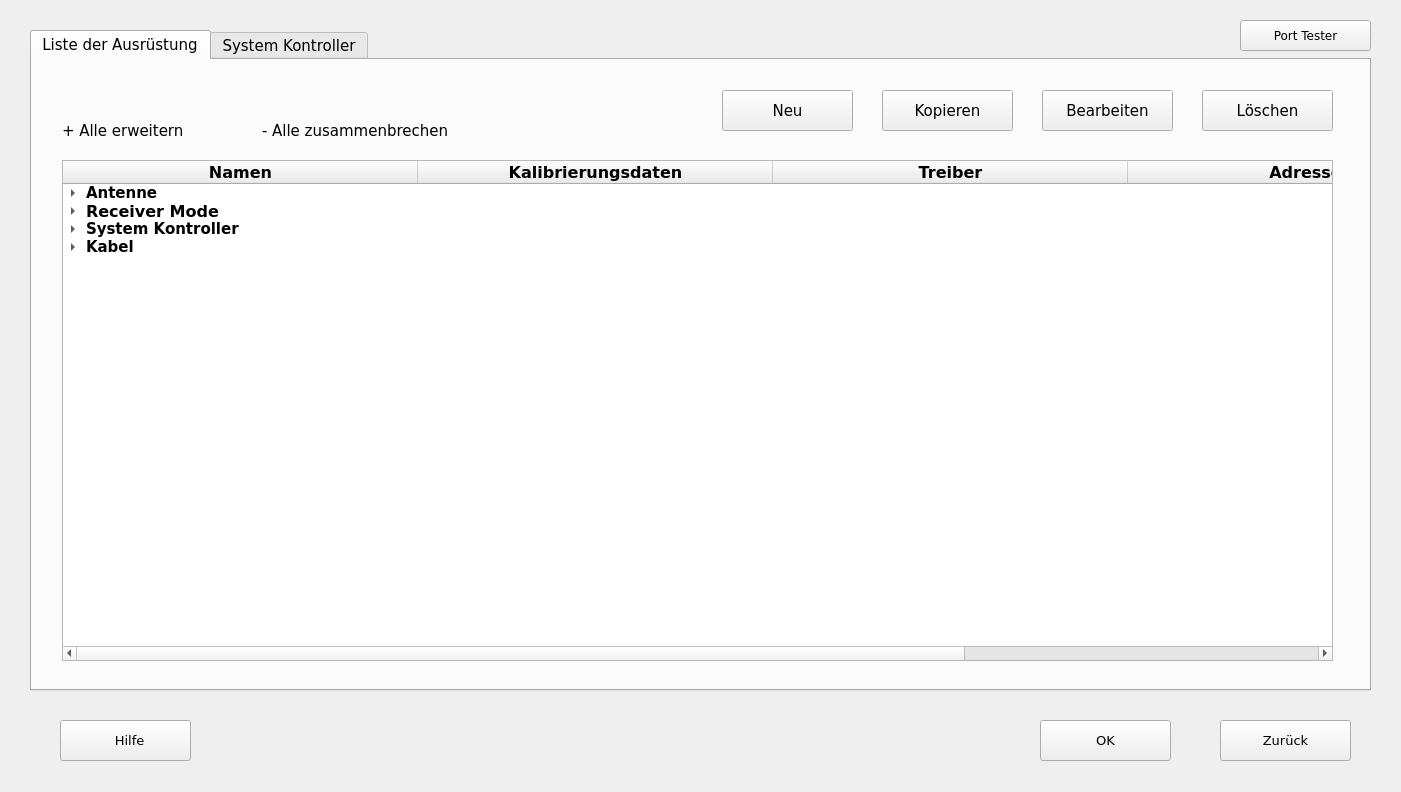
<?xml version="1.0" encoding="UTF-8"?>
<ui version="4.0">
 <class>EquipmentManagement</class>
 <widget class="QWidget" name="EquipmentManagement">
  <property name="windowModality">
   <enum>Qt::WindowModal</enum>
  </property>
  <property name="geometry">
   <rect>
    <x>0</x>
    <y>0</y>
    <width>1401</width>
    <height>792</height>
   </rect>
  </property>
  <property name="minimumSize">
   <size>
    <width>1401</width>
    <height>792</height>
   </size>
  </property>
  <property name="maximumSize">
   <size>
    <width>1401</width>
    <height>792</height>
   </size>
  </property>
  <property name="font">
   <font>
    <family>Verdana</family>
   </font>
  </property>
  <property name="windowTitle">
   <string>Management der Ausrüstung</string>
  </property>
  <property name="windowIcon">
   <iconset>
    <selectedon>icon materials/3.png</selectedon>
   </iconset>
  </property>
  <widget class="QTabWidget" name="tabWidget">
   <property name="geometry">
    <rect>
     <x>30</x>
     <y>30</y>
     <width>1341</width>
     <height>661</height>
    </rect>
   </property>
   <property name="minimumSize">
    <size>
     <width>1341</width>
     <height>661</height>
    </size>
   </property>
   <property name="maximumSize">
    <size>
     <width>1341</width>
     <height>661</height>
    </size>
   </property>
   <property name="font">
    <font>
     <pointsize>11</pointsize>
    </font>
   </property>
   <property name="acceptDrops">
    <bool>true</bool>
   </property>
   <property name="toolTip">
    <string/>
   </property>
   <property name="tabShape">
    <enum>QTabWidget::Rounded</enum>
   </property>
   <property name="currentIndex">
    <number>0</number>
   </property>
   <property name="iconSize">
    <size>
     <width>20</width>
     <height>20</height>
    </size>
   </property>
   <property name="documentMode">
    <bool>false</bool>
   </property>
   <widget class="QWidget" name="listderausrustung">
    <attribute name="title">
     <string>Liste der Ausrüstung</string>
    </attribute>
    <widget class="QTreeWidget" name="treeWidget">
     <property name="geometry">
      <rect>
       <x>30</x>
       <y>100</y>
       <width>1271</width>
       <height>501</height>
      </rect>
     </property>
     <property name="minimumSize">
      <size>
       <width>1271</width>
       <height>501</height>
      </size>
     </property>
     <property name="maximumSize">
      <size>
       <width>1271</width>
       <height>501</height>
      </size>
     </property>
     <property name="font">
      <font>
       <family>Verdana</family>
      </font>
     </property>
     <property name="layoutDirection">
      <enum>Qt::LeftToRight</enum>
     </property>
     <property name="frameShape">
      <enum>QFrame::StyledPanel</enum>
     </property>
     <property name="sizeAdjustPolicy">
      <enum>QAbstractScrollArea::AdjustToContents</enum>
     </property>
     <property name="selectionMode">
      <enum>QAbstractItemView::MultiSelection</enum>
     </property>
     <property name="selectionBehavior">
      <enum>QAbstractItemView::SelectItems</enum>
     </property>
     <property name="rootIsDecorated">
      <bool>true</bool>
     </property>
     <property name="uniformRowHeights">
      <bool>true</bool>
     </property>
     <property name="animated">
      <bool>true</bool>
     </property>
     <property name="allColumnsShowFocus">
      <bool>false</bool>
     </property>
     <property name="wordWrap">
      <bool>false</bool>
     </property>
     <property name="headerHidden">
      <bool>false</bool>
     </property>
     <attribute name="headerCascadingSectionResizes">
      <bool>true</bool>
     </attribute>
     <attribute name="headerDefaultSectionSize">
      <number>355</number>
     </attribute>
     <attribute name="headerHighlightSections">
      <bool>false</bool>
     </attribute>
     <attribute name="headerMinimumSectionSize">
      <number>41</number>
     </attribute>
     <column>
      <property name="text">
       <string>Namen</string>
      </property>
      <property name="font">
       <font>
        <family>Verdana</family>
        <pointsize>12</pointsize>
        <weight>75</weight>
        <bold>true</bold>
       </font>
      </property>
      <property name="textAlignment">
       <set>AlignCenter</set>
      </property>
     </column>
     <column>
      <property name="text">
       <string>Kalibrierungsdaten</string>
      </property>
      <property name="font">
       <font>
        <family>Verdana</family>
        <pointsize>12</pointsize>
        <weight>75</weight>
        <bold>true</bold>
       </font>
      </property>
      <property name="textAlignment">
       <set>AlignCenter</set>
      </property>
     </column>
     <column>
      <property name="text">
       <string>Treiber</string>
      </property>
      <property name="font">
       <font>
        <family>Verdana</family>
        <pointsize>12</pointsize>
        <weight>75</weight>
        <bold>true</bold>
       </font>
      </property>
      <property name="textAlignment">
       <set>AlignCenter</set>
      </property>
     </column>
     <column>
      <property name="text">
       <string>Adresse</string>
      </property>
      <property name="font">
       <font>
        <family>Verdana</family>
        <pointsize>12</pointsize>
        <weight>75</weight>
        <bold>true</bold>
       </font>
      </property>
      <property name="textAlignment">
       <set>AlignCenter</set>
      </property>
     </column>
     <column>
      <property name="text">
       <string>Beschreibung</string>
      </property>
      <property name="font">
       <font>
        <family>Verdana</family>
        <pointsize>12</pointsize>
        <weight>75</weight>
        <bold>true</bold>
       </font>
      </property>
      <property name="textAlignment">
       <set>AlignCenter</set>
      </property>
     </column>
     <item>
      <property name="text">
       <string>Antenne</string>
      </property>
      <property name="font">
       <font>
        <family>Verdana</family>
        <pointsize>11</pointsize>
        <weight>75</weight>
        <bold>true</bold>
       </font>
      </property>
      <item>
       <property name="text">
        <string>Antenne</string>
       </property>
       <property name="font">
        <font>
         <family>Verdana</family>
         <pointsize>11</pointsize>
         <weight>75</weight>
         <bold>true</bold>
        </font>
       </property>
       <item>
        <property name="text">
         <string>R&amp;S HL562</string>
        </property>
        <property name="font">
         <font>
          <family>Verdana</family>
          <pointsize>11</pointsize>
         </font>
        </property>
        <property name="text">
         <string>--</string>
        </property>
        <property name="font">
         <font>
          <family>Verdana</family>
          <pointsize>11</pointsize>
         </font>
        </property>
        <property name="textAlignment">
         <set>AlignCenter</set>
        </property>
       </item>
      </item>
      <item>
       <property name="text">
        <string>Antenne Kontroller</string>
       </property>
       <property name="font">
        <font>
         <family>Verdana</family>
         <pointsize>11</pointsize>
         <weight>75</weight>
         <bold>true</bold>
        </font>
       </property>
      </item>
      <item>
       <property name="text">
        <string>RF Abschwächer</string>
       </property>
       <property name="font">
        <font>
         <family>Verdana</family>
         <pointsize>11</pointsize>
         <weight>75</weight>
         <bold>true</bold>
        </font>
       </property>
       <property name="text">
        <string/>
       </property>
       <property name="font">
        <font>
         <family>Verdana</family>
         <pointsize>12</pointsize>
         <weight>75</weight>
         <bold>true</bold>
        </font>
       </property>
      </item>
      <item>
       <property name="text">
        <string>Pre-Amp</string>
       </property>
       <property name="font">
        <font>
         <family>Verdana</family>
         <pointsize>11</pointsize>
         <weight>75</weight>
         <bold>true</bold>
        </font>
       </property>
       <property name="text">
        <string/>
       </property>
      </item>
     </item>
     <item>
      <property name="text">
       <string>Receiver Mode</string>
      </property>
      <property name="font">
       <font>
        <family>Verdana</family>
        <pointsize>12</pointsize>
        <weight>75</weight>
        <bold>true</bold>
       </font>
      </property>
      <property name="text">
       <string/>
      </property>
      <property name="font">
       <font>
        <family>Verdana</family>
        <pointsize>11</pointsize>
        <weight>75</weight>
        <bold>true</bold>
       </font>
      </property>
      <item>
       <property name="text">
        <string>ESPI - 1002955 </string>
       </property>
       <property name="font">
        <font>
         <family>Verdana</family>
         <pointsize>11</pointsize>
        </font>
       </property>
       <property name="text">
        <string>--</string>
       </property>
       <property name="font">
        <font>
         <family>Verdana</family>
         <pointsize>11</pointsize>
        </font>
       </property>
       <property name="textAlignment">
        <set>AlignCenter</set>
       </property>
       <property name="text">
        <string>ESPI.dll</string>
       </property>
       <property name="font">
        <font>
         <family>Verdana</family>
         <pointsize>11</pointsize>
        </font>
       </property>
       <property name="textAlignment">
        <set>AlignCenter</set>
       </property>
       <property name="text">
        <string>GPIB0::20::INSTR</string>
       </property>
       <property name="font">
        <font>
         <family>Verdana</family>
         <pointsize>11</pointsize>
        </font>
       </property>
       <property name="textAlignment">
        <set>AlignCenter</set>
       </property>
       <property name="text">
        <string>verwendet nur Receiver-Mode</string>
       </property>
       <property name="font">
        <font>
         <family>Verdana</family>
         <pointsize>11</pointsize>
        </font>
       </property>
      </item>
     </item>
     <item>
      <property name="text">
       <string>System Kontroller</string>
      </property>
      <property name="font">
       <font>
        <family>Verdana</family>
        <pointsize>11</pointsize>
        <weight>75</weight>
        <bold>true</bold>
       </font>
      </property>
      <item>
       <property name="text">
        <string>HP 3488A - 0000</string>
       </property>
       <property name="font">
        <font>
         <family>Verdana</family>
         <pointsize>11</pointsize>
        </font>
       </property>
       <property name="text">
        <string>--</string>
       </property>
       <property name="font">
        <font>
         <family>Verdana</family>
         <pointsize>11</pointsize>
        </font>
       </property>
       <property name="textAlignment">
        <set>AlignCenter</set>
       </property>
       <property name="text">
        <string>HP3488A.dll</string>
       </property>
       <property name="font">
        <font>
         <family>Verdana</family>
         <pointsize>11</pointsize>
        </font>
       </property>
       <property name="textAlignment">
        <set>AlignCenter</set>
       </property>
       <property name="text">
        <string>GPIB0::9::INSTR</string>
       </property>
       <property name="font">
        <font>
         <family>Verdana</family>
         <pointsize>11</pointsize>
        </font>
       </property>
       <property name="textAlignment">
        <set>AlignCenter</set>
       </property>
       <property name="text">
        <string>schaltet Verstärker, selbstgeschriebener Treiber</string>
       </property>
       <property name="font">
        <font>
         <family>Verdana</family>
         <pointsize>11</pointsize>
        </font>
       </property>
      </item>
     </item>
     <item>
      <property name="text">
       <string>Kabel</string>
      </property>
      <property name="font">
       <font>
        <family>Verdana</family>
        <pointsize>11</pointsize>
        <weight>75</weight>
        <bold>true</bold>
       </font>
      </property>
      <item>
       <property name="text">
        <string>Kabel 1</string>
       </property>
       <property name="font">
        <font>
         <family>Verdana</family>
         <pointsize>11</pointsize>
        </font>
       </property>
       <property name="text">
        <string>--</string>
       </property>
       <property name="font">
        <font>
         <family>Verdana</family>
         <pointsize>11</pointsize>
        </font>
       </property>
       <property name="textAlignment">
        <set>AlignCenter</set>
       </property>
      </item>
      <item>
       <property name="text">
        <string>Kabel 2</string>
       </property>
       <property name="font">
        <font>
         <family>Verdana</family>
         <pointsize>11</pointsize>
        </font>
       </property>
       <property name="text">
        <string>--</string>
       </property>
       <property name="font">
        <font>
         <family>Verdana</family>
         <pointsize>11</pointsize>
        </font>
       </property>
       <property name="textAlignment">
        <set>AlignCenter</set>
       </property>
      </item>
     </item>
    </widget>
    <widget class="QToolButton" name="NeuButton">
     <property name="geometry">
      <rect>
       <x>690</x>
       <y>30</y>
       <width>131</width>
       <height>41</height>
      </rect>
     </property>
     <property name="minimumSize">
      <size>
       <width>131</width>
       <height>41</height>
      </size>
     </property>
     <property name="maximumSize">
      <size>
       <width>131</width>
       <height>41</height>
      </size>
     </property>
     <property name="text">
      <string>Neu</string>
     </property>
    </widget>
    <widget class="QToolButton" name="CopyButton">
     <property name="geometry">
      <rect>
       <x>850</x>
       <y>30</y>
       <width>131</width>
       <height>41</height>
      </rect>
     </property>
     <property name="minimumSize">
      <size>
       <width>131</width>
       <height>41</height>
      </size>
     </property>
     <property name="maximumSize">
      <size>
       <width>131</width>
       <height>41</height>
      </size>
     </property>
     <property name="text">
      <string>Kopieren</string>
     </property>
    </widget>
    <widget class="QToolButton" name="ProcessButton">
     <property name="geometry">
      <rect>
       <x>1010</x>
       <y>30</y>
       <width>131</width>
       <height>41</height>
      </rect>
     </property>
     <property name="minimumSize">
      <size>
       <width>131</width>
       <height>41</height>
      </size>
     </property>
     <property name="maximumSize">
      <size>
       <width>131</width>
       <height>41</height>
      </size>
     </property>
     <property name="text">
      <string>Bearbeiten</string>
     </property>
    </widget>
    <widget class="QToolButton" name="deleteButton">
     <property name="geometry">
      <rect>
       <x>1170</x>
       <y>30</y>
       <width>131</width>
       <height>41</height>
      </rect>
     </property>
     <property name="minimumSize">
      <size>
       <width>131</width>
       <height>41</height>
      </size>
     </property>
     <property name="maximumSize">
      <size>
       <width>131</width>
       <height>41</height>
      </size>
     </property>
     <property name="text">
      <string>Löschen</string>
     </property>
    </widget>
    <widget class="QLabel" name="ListErweiterung">
     <property name="geometry">
      <rect>
       <x>30</x>
       <y>50</y>
       <width>171</width>
       <height>41</height>
      </rect>
     </property>
     <property name="minimumSize">
      <size>
       <width>171</width>
       <height>41</height>
      </size>
     </property>
     <property name="maximumSize">
      <size>
       <width>171</width>
       <height>41</height>
      </size>
     </property>
     <property name="text">
      <string>+ Alle erweitern</string>
     </property>
    </widget>
    <widget class="QLabel" name="ListZusammenbrechen">
     <property name="geometry">
      <rect>
       <x>230</x>
       <y>50</y>
       <width>261</width>
       <height>41</height>
      </rect>
     </property>
     <property name="minimumSize">
      <size>
       <width>261</width>
       <height>41</height>
      </size>
     </property>
     <property name="maximumSize">
      <size>
       <width>261</width>
       <height>41</height>
      </size>
     </property>
     <property name="text">
      <string>- Alle zusammenbrechen</string>
     </property>
    </widget>
   </widget>
   <widget class="QWidget" name="systemcontroller">
    <attribute name="title">
     <string>System Kontroller</string>
    </attribute>
    <widget class="QLabel" name="controllerErweitern">
     <property name="geometry">
      <rect>
       <x>30</x>
       <y>50</y>
       <width>171</width>
       <height>41</height>
      </rect>
     </property>
     <property name="minimumSize">
      <size>
       <width>171</width>
       <height>41</height>
      </size>
     </property>
     <property name="maximumSize">
      <size>
       <width>171</width>
       <height>41</height>
      </size>
     </property>
     <property name="text">
      <string>+ Alle erweitern</string>
     </property>
    </widget>
    <widget class="QLabel" name="label_4">
     <property name="geometry">
      <rect>
       <x>230</x>
       <y>50</y>
       <width>261</width>
       <height>41</height>
      </rect>
     </property>
     <property name="minimumSize">
      <size>
       <width>261</width>
       <height>41</height>
      </size>
     </property>
     <property name="maximumSize">
      <size>
       <width>261</width>
       <height>41</height>
      </size>
     </property>
     <property name="font">
      <font>
       <underline>true</underline>
      </font>
     </property>
     <property name="text">
      <string>- Alle zusammenbrechen</string>
     </property>
    </widget>
    <widget class="QTreeWidget" name="KontrollerController">
     <property name="geometry">
      <rect>
       <x>30</x>
       <y>100</y>
       <width>601</width>
       <height>491</height>
      </rect>
     </property>
     <property name="minimumSize">
      <size>
       <width>601</width>
       <height>491</height>
      </size>
     </property>
     <property name="maximumSize">
      <size>
       <width>601</width>
       <height>491</height>
      </size>
     </property>
     <property name="font">
      <font>
       <family>Verdana</family>
      </font>
     </property>
     <property name="sizeAdjustPolicy">
      <enum>QAbstractScrollArea::AdjustToContents</enum>
     </property>
     <property name="selectionMode">
      <enum>QAbstractItemView::MultiSelection</enum>
     </property>
     <property name="selectionBehavior">
      <enum>QAbstractItemView::SelectItems</enum>
     </property>
     <property name="uniformRowHeights">
      <bool>true</bool>
     </property>
     <property name="animated">
      <bool>true</bool>
     </property>
     <attribute name="headerCascadingSectionResizes">
      <bool>true</bool>
     </attribute>
     <attribute name="headerDefaultSectionSize">
      <number>280</number>
     </attribute>
     <column>
      <property name="text">
       <string>System Kontroller</string>
      </property>
      <property name="font">
       <font>
        <family>Verdana</family>
        <pointsize>12</pointsize>
        <weight>75</weight>
        <bold>true</bold>
       </font>
      </property>
      <property name="textAlignment">
       <set>AlignCenter</set>
      </property>
     </column>
     <column>
      <property name="text">
       <string>Details</string>
      </property>
      <property name="font">
       <font>
        <family>Verdana</family>
        <pointsize>12</pointsize>
        <weight>75</weight>
        <bold>true</bold>
       </font>
      </property>
      <property name="textAlignment">
       <set>AlignCenter</set>
      </property>
     </column>
     <item>
      <property name="text">
       <string>HP 3488A -0000</string>
      </property>
      <property name="font">
       <font>
        <family>Verdana</family>
        <pointsize>11</pointsize>
        <weight>75</weight>
        <bold>true</bold>
       </font>
      </property>
      <property name="text">
       <string>SC2000/Custom</string>
      </property>
      <property name="font">
       <font>
        <family>Verdana</family>
        <pointsize>11</pointsize>
       </font>
      </property>
      <item>
       <property name="text">
        <string>Kontroller 1</string>
       </property>
       <property name="font">
        <font>
         <family>Verdana</family>
         <pointsize>11</pointsize>
         <weight>75</weight>
         <bold>true</bold>
        </font>
       </property>
       <item>
        <property name="text">
         <string>Switch 1</string>
        </property>
        <property name="font">
         <font>
          <family>Verdana</family>
          <pointsize>10</pointsize>
          <weight>75</weight>
          <bold>true</bold>
         </font>
        </property>
        <property name="text">
         <string>Switches Amplifiers</string>
        </property>
        <property name="font">
         <font>
          <family>Verdana</family>
          <pointsize>11</pointsize>
         </font>
        </property>
        <item>
         <property name="text">
          <string>Common</string>
         </property>
         <property name="font">
          <font>
           <family>Verdana</family>
           <pointsize>11</pointsize>
          </font>
         </property>
         <property name="text">
          <string>-</string>
         </property>
         <property name="font">
          <font>
           <family>Verdana</family>
           <pointsize>11</pointsize>
          </font>
         </property>
        </item>
        <item>
         <property name="text">
          <string>Position 1</string>
         </property>
         <property name="font">
          <font>
           <family>Verdana</family>
           <pointsize>11</pointsize>
          </font>
         </property>
         <property name="text">
          <string>AR 100L 10kHz-220MHz-0000</string>
         </property>
         <property name="font">
          <font>
           <family>Verdana</family>
           <pointsize>11</pointsize>
          </font>
         </property>
        </item>
        <item>
         <property name="text">
          <string>Position 2</string>
         </property>
         <property name="font">
          <font>
           <family>Verdana</family>
           <pointsize>11</pointsize>
          </font>
         </property>
         <property name="text">
          <string>AR 100W1000M180 - 1000MHz - 0000</string>
         </property>
         <property name="font">
          <font>
           <family>Verdana</family>
           <pointsize>11</pointsize>
          </font>
         </property>
        </item>
        <item>
         <property name="text">
          <string>Position 3</string>
         </property>
         <property name="font">
          <font>
           <family>Verdana</family>
           <pointsize>11</pointsize>
          </font>
         </property>
         <property name="text">
          <string>AR 50S1G4 800MHz - 4.2GHz - 0000</string>
         </property>
         <property name="font">
          <font>
           <family>Verdana</family>
           <pointsize>11</pointsize>
          </font>
         </property>
        </item>
       </item>
      </item>
     </item>
    </widget>
    <widget class="QGroupBox" name="Positiondetails">
     <property name="geometry">
      <rect>
       <x>700</x>
       <y>90</y>
       <width>601</width>
       <height>501</height>
      </rect>
     </property>
     <property name="minimumSize">
      <size>
       <width>601</width>
       <height>501</height>
      </size>
     </property>
     <property name="maximumSize">
      <size>
       <width>601</width>
       <height>501</height>
      </size>
     </property>
     <property name="title">
      <string> Positionsdetails </string>
     </property>
     <property name="checkable">
      <bool>false</bool>
     </property>
     <widget class="QLabel" name="PositionName">
      <property name="geometry">
       <rect>
        <x>20</x>
        <y>50</y>
        <width>131</width>
        <height>31</height>
       </rect>
      </property>
      <property name="minimumSize">
       <size>
        <width>131</width>
        <height>31</height>
       </size>
      </property>
      <property name="maximumSize">
       <size>
        <width>131</width>
        <height>31</height>
       </size>
      </property>
      <property name="font">
       <font>
        <pointsize>10</pointsize>
       </font>
      </property>
      <property name="text">
       <string>Name:</string>
      </property>
     </widget>
     <widget class="QLabel" name="VerbindungMit">
      <property name="geometry">
       <rect>
        <x>20</x>
        <y>130</y>
        <width>171</width>
        <height>31</height>
       </rect>
      </property>
      <property name="minimumSize">
       <size>
        <width>171</width>
        <height>31</height>
       </size>
      </property>
      <property name="maximumSize">
       <size>
        <width>171</width>
        <height>31</height>
       </size>
      </property>
      <property name="font">
       <font>
        <pointsize>10</pointsize>
       </font>
      </property>
      <property name="text">
       <string>Verbunden mit:</string>
      </property>
     </widget>
     <widget class="QLabel" name="filter">
      <property name="geometry">
       <rect>
        <x>20</x>
        <y>210</y>
        <width>191</width>
        <height>31</height>
       </rect>
      </property>
      <property name="minimumSize">
       <size>
        <width>191</width>
        <height>31</height>
       </size>
      </property>
      <property name="maximumSize">
       <size>
        <width>191</width>
        <height>31</height>
       </size>
      </property>
      <property name="font">
       <font>
        <pointsize>10</pointsize>
       </font>
      </property>
      <property name="text">
       <string>Experimenter Filter:</string>
      </property>
     </widget>
     <widget class="QLabel" name="Zuordnung">
      <property name="geometry">
       <rect>
        <x>20</x>
        <y>290</y>
        <width>231</width>
        <height>31</height>
       </rect>
      </property>
      <property name="minimumSize">
       <size>
        <width>231</width>
        <height>31</height>
       </size>
      </property>
      <property name="maximumSize">
       <size>
        <width>231</width>
        <height>31</height>
       </size>
      </property>
      <property name="font">
       <font>
        <pointsize>10</pointsize>
       </font>
      </property>
      <property name="text">
       <string>Zugeordnete Ausrüstung:</string>
      </property>
     </widget>
     <widget class="QLineEdit" name="NameEditor">
      <property name="enabled">
       <bool>false</bool>
      </property>
      <property name="geometry">
       <rect>
        <x>270</x>
        <y>50</y>
        <width>301</width>
        <height>31</height>
       </rect>
      </property>
      <property name="minimumSize">
       <size>
        <width>301</width>
        <height>31</height>
       </size>
      </property>
      <property name="maximumSize">
       <size>
        <width>301</width>
        <height>31</height>
       </size>
      </property>
      <property name="font">
       <font>
        <pointsize>10</pointsize>
       </font>
      </property>
     </widget>
     <widget class="QRadioButton" name="radioButton">
      <property name="geometry">
       <rect>
        <x>270</x>
        <y>130</y>
        <width>131</width>
        <height>31</height>
       </rect>
      </property>
      <property name="minimumSize">
       <size>
        <width>131</width>
        <height>31</height>
       </size>
      </property>
      <property name="maximumSize">
       <size>
        <width>131</width>
        <height>31</height>
       </size>
      </property>
      <property name="font">
       <font>
        <pointsize>10</pointsize>
       </font>
      </property>
      <property name="text">
       <string>Ausrüstung</string>
      </property>
      <property name="checked">
       <bool>true</bool>
      </property>
     </widget>
     <widget class="QRadioButton" name="radioButton_2">
      <property name="geometry">
       <rect>
        <x>400</x>
        <y>130</y>
        <width>181</width>
        <height>31</height>
       </rect>
      </property>
      <property name="minimumSize">
       <size>
        <width>181</width>
        <height>31</height>
       </size>
      </property>
      <property name="maximumSize">
       <size>
        <width>181</width>
        <height>31</height>
       </size>
      </property>
      <property name="font">
       <font>
        <pointsize>10</pointsize>
       </font>
      </property>
      <property name="text">
       <string>Anderer Schalter</string>
      </property>
     </widget>
     <widget class="QComboBox" name="FilterComboBox">
      <property name="enabled">
       <bool>false</bool>
      </property>
      <property name="geometry">
       <rect>
        <x>270</x>
        <y>210</y>
        <width>301</width>
        <height>31</height>
       </rect>
      </property>
      <property name="minimumSize">
       <size>
        <width>301</width>
        <height>31</height>
       </size>
      </property>
      <property name="maximumSize">
       <size>
        <width>301</width>
        <height>31</height>
       </size>
      </property>
      <property name="font">
       <font>
        <pointsize>10</pointsize>
       </font>
      </property>
      <property name="editable">
       <bool>true</bool>
      </property>
      <property name="currentText">
       <string>Alle</string>
      </property>
     </widget>
     <widget class="QComboBox" name="AusrustungCombox">
      <property name="enabled">
       <bool>false</bool>
      </property>
      <property name="geometry">
       <rect>
        <x>270</x>
        <y>290</y>
        <width>301</width>
        <height>31</height>
       </rect>
      </property>
      <property name="minimumSize">
       <size>
        <width>301</width>
        <height>31</height>
       </size>
      </property>
      <property name="maximumSize">
       <size>
        <width>301</width>
        <height>31</height>
       </size>
      </property>
      <property name="font">
       <font>
        <pointsize>10</pointsize>
       </font>
      </property>
      <property name="editable">
       <bool>true</bool>
      </property>
      <property name="currentText">
       <string>--</string>
      </property>
     </widget>
     <widget class="QToolButton" name="ZuordnungBesitigen">
      <property name="enabled">
       <bool>false</bool>
      </property>
      <property name="geometry">
       <rect>
        <x>270</x>
        <y>390</y>
        <width>301</width>
        <height>31</height>
       </rect>
      </property>
      <property name="minimumSize">
       <size>
        <width>301</width>
        <height>31</height>
       </size>
      </property>
      <property name="maximumSize">
       <size>
        <width>301</width>
        <height>31</height>
       </size>
      </property>
      <property name="font">
       <font>
        <pointsize>10</pointsize>
       </font>
      </property>
      <property name="text">
       <string>Zuordnung beseitigen</string>
      </property>
     </widget>
    </widget>
   </widget>
  </widget>
  <widget class="QToolButton" name="HelpButton">
   <property name="geometry">
    <rect>
     <x>60</x>
     <y>720</y>
     <width>131</width>
     <height>41</height>
    </rect>
   </property>
   <property name="minimumSize">
    <size>
     <width>131</width>
     <height>41</height>
    </size>
   </property>
   <property name="maximumSize">
    <size>
     <width>131</width>
     <height>41</height>
    </size>
   </property>
   <property name="font">
    <font>
     <pointsize>10</pointsize>
    </font>
   </property>
   <property name="text">
    <string>  Hilfe</string>
   </property>
   <property name="icon">
    <iconset>
     <selectedon>../icon_materials/9.png</selectedon>
    </iconset>
   </property>
   <property name="iconSize">
    <size>
     <width>31</width>
     <height>31</height>
    </size>
   </property>
   <property name="toolButtonStyle">
    <enum>Qt::ToolButtonTextBesideIcon</enum>
   </property>
  </widget>
  <widget class="QToolButton" name="SettingApplied">
   <property name="geometry">
    <rect>
     <x>1040</x>
     <y>720</y>
     <width>131</width>
     <height>41</height>
    </rect>
   </property>
   <property name="minimumSize">
    <size>
     <width>131</width>
     <height>41</height>
    </size>
   </property>
   <property name="maximumSize">
    <size>
     <width>131</width>
     <height>41</height>
    </size>
   </property>
   <property name="font">
    <font>
     <pointsize>10</pointsize>
    </font>
   </property>
   <property name="text">
    <string>OK</string>
   </property>
  </widget>
  <widget class="QToolButton" name="BackButton">
   <property name="geometry">
    <rect>
     <x>1220</x>
     <y>720</y>
     <width>131</width>
     <height>41</height>
    </rect>
   </property>
   <property name="minimumSize">
    <size>
     <width>131</width>
     <height>41</height>
    </size>
   </property>
   <property name="maximumSize">
    <size>
     <width>131</width>
     <height>41</height>
    </size>
   </property>
   <property name="baseSize">
    <size>
     <width>0</width>
     <height>0</height>
    </size>
   </property>
   <property name="font">
    <font>
     <pointsize>10</pointsize>
    </font>
   </property>
   <property name="text">
    <string>Zurück</string>
   </property>
  </widget>
  <widget class="QToolButton" name="toolButton">
   <property name="geometry">
    <rect>
     <x>1240</x>
     <y>20</y>
     <width>131</width>
     <height>31</height>
    </rect>
   </property>
   <property name="text">
    <string>Port Tester</string>
   </property>
  </widget>
 </widget>
 <resources/>
 <connections/>
</ui>
